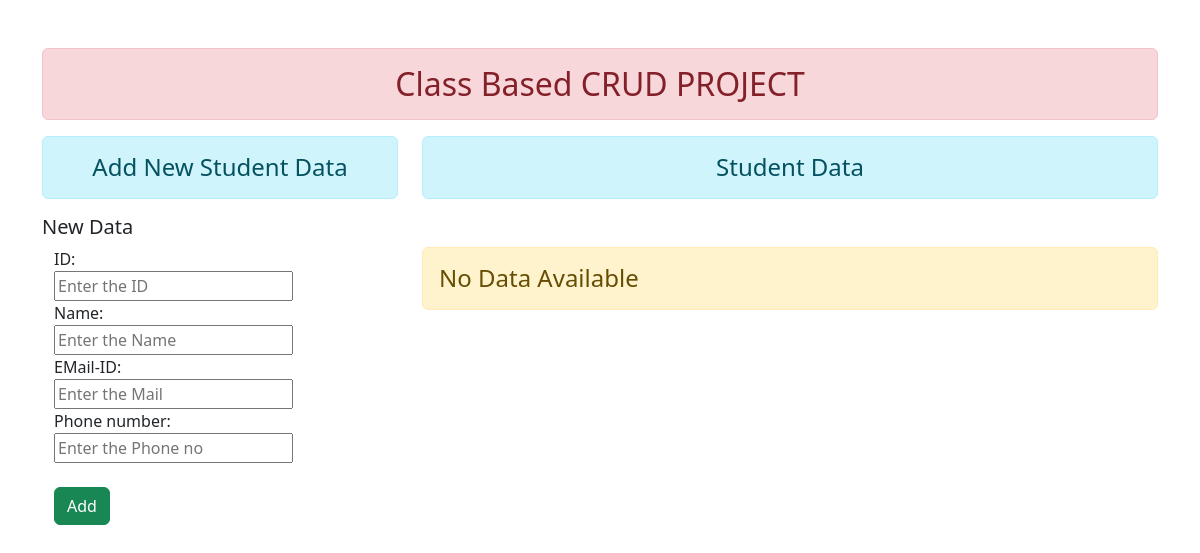
Before: /crud2/app/ with the older database file.
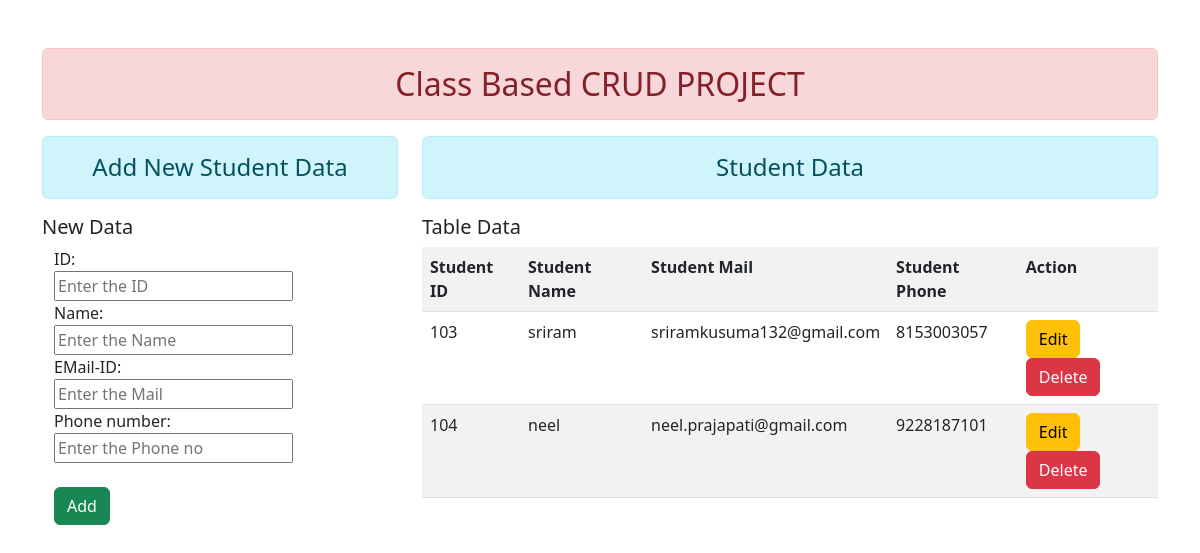
After: the same page with the newer database file.
### crud_app2/models.py (models this page shows, shortened)
class student_detail(models.Model):
    std_id = models.IntegerField()
    std_name = models.CharField(max_length=25)
    std_mail = models.EmailField(max_length=30)
    std_phone = models.CharField(max_length=10)

### crud_app2/views.py (the view, shortened to what this page needs)
# urls.py: path('app/',views.add_std_data.as_view(), name='addandshow'),
class add_std_data(TemplateView):
    template_name = 'crud_app2/add_show.html'
    def get_context_data(self, **kwargs):
        context = super().get_context_data(**kwargs)
        std_details = student_detail.objects.all()
        std_frm = std_registration()
        std_frm.order_fields(field_order=['std_id','std_name','std_mail','std_phone'])
        context = {'std_form':std_frm,'stud_details':std_details}
        return context

### crud_app2/forms.py
class std_registration(forms.ModelForm):
    class Meta:
        model = student_detail
        fields = ("std_id","std_name","std_mail","std_phone")
        labels = {'std_id':'ID','std_name':'Name','std_mail':'EMail-ID','std_phone':'Phone number'}
        error_messages={'std_id':{'required':'ID is a mandatory field'},
                        'std_name':{'required':'Name is a mandatory field'},
                        'std_mail':{'required':'E-mail is a mandatory field'},
                        'std_phone':{'required':'phone no. is a mandatory field'},
                    }
        widgets = {'std_id':forms.NumberInput(attrs={'placeholder':'Enter the ID'}),
                    'std_name':forms.TextInput(attrs={'placeholder':'Enter the Name'}),
                    'std_mail':forms.EmailInput(attrs={'placeholder':'Enter the Mail'}),
                    'std_phone':forms.TextInput(attrs={'placeholder':'Enter the Phone no'}),
                }

### crud_app2/templates/crud_app2/add_show.html (shortened to what this page needs)
{% extends 'crud_app2/base.html' %}
{% block content %}
<div class="container">
    <div class='row'>
        <div class='col-sm-4'>
            <h4 class='text-center alert alert-info'>Add New Student Data</h4>
            <h5>New Data</h5>
            <form action="" method='POST'>
                <div class='container'>
                    {% for field in std_form.visible_fields %}
                        <label> {{field.label_tag}} </label> <br/>
                        {{field}}<br/>
                    {% endfor %}
                    <br/>
                    <input type='submit' class='btn btn-success' value='Add'>
                </div>
            </form>
        </div>
        <div class='col-sm-8'>
            <h4 class='text-center alert alert-info'>Student Data</h4>
            {% if stud_details %}
            <h5>Table Data</h5>
            <table class='container table table-striped'>
                <tr>
                    <th>Student ID</th>
                    <th>Student Name</th>
                    <th>Student Mail</th>
                    <th>Student Phone</th>
                    <th>Action</th>
                </tr>
                {% for st in stud_details %}
                <tr>
                    <td>{{st.std_id}}</td>
                    <td>{{st.std_name}}</td>
                    <td>{{st.std_mail}}</td>
                    <td>{{st.std_phone}}</td>
                    <td>
                        <a href="{% url 'updatedata' st.id %}" class='btn btn-warning'>Edit</a>
                        <form action="{% url 'deldata' st.id %}" method='POST' class='d-inline'>
                            <input type='submit' class='btn btn-danger' value='Delete'>
                        </form>
                    </td>
                </tr>
                {% endfor %}
            </table>
            {% else %}
                <h4 class='container mt-5 alert alert-warning'>No Data Available</h3>
            {% endif %}
        </div>
    </div>
</div>
{% endblock content%}

Changed rows visible on the page:
added student_detail: std_id "103", std_name "sriram", std_mail "sriramkusuma132@gmail.com", std_phone "8153003057"
added student_detail: std_id "104", std_name "neel", std_mail "neel.prajapati@gmail.com", std_phone "9228187101"
Other visible differences:
text no longer shown: "No Data Available"
text now shown: "Table Data Student ID Student Name Student Mail Student Phone Action"
